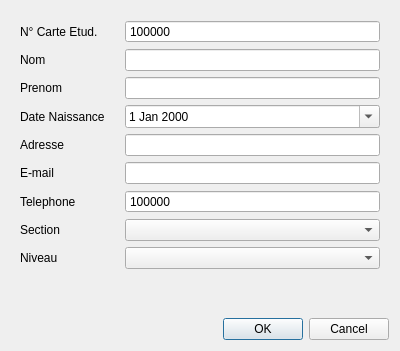
<?xml version="1.0" encoding="UTF-8"?>
<ui version="4.0">
 <class>Form</class>
 <widget class="QWidget" name="Form">
  <property name="geometry">
   <rect>
    <x>0</x>
    <y>0</y>
    <width>400</width>
    <height>351</height>
   </rect>
  </property>
  <property name="windowTitle">
   <string>Form</string>
  </property>
  <layout class="QVBoxLayout" name="verticalLayout">
   <item>
    <widget class="QWidget" name="formWidget" native="true">
     <layout class="QFormLayout" name="formLayout">
      <property name="horizontalSpacing">
       <number>20</number>
      </property>
      <item row="1" column="0">
       <widget class="QLabel" name="label">
        <property name="text">
         <string>Nom</string>
        </property>
       </widget>
      </item>
      <item row="1" column="1">
       <widget class="QLineEdit" name="nom"/>
      </item>
      <item row="2" column="1">
       <widget class="QLineEdit" name="prenom"/>
      </item>
      <item row="2" column="0">
       <widget class="QLabel" name="label_2">
        <property name="text">
         <string>Prenom</string>
        </property>
       </widget>
      </item>
      <item row="3" column="0">
       <widget class="QLabel" name="label_3">
        <property name="text">
         <string>Date Naissance</string>
        </property>
       </widget>
      </item>
      <item row="4" column="0">
       <widget class="QLabel" name="label_4">
        <property name="text">
         <string>Adresse</string>
        </property>
       </widget>
      </item>
      <item row="5" column="0">
       <widget class="QLabel" name="label_5">
        <property name="text">
         <string>E-mail</string>
        </property>
       </widget>
      </item>
      <item row="4" column="1">
       <widget class="QLineEdit" name="adresse">
        <property name="text">
         <string/>
        </property>
       </widget>
      </item>
      <item row="3" column="1">
       <widget class="QDateEdit" name="dateN">
        <property name="buttonSymbols">
         <enum>QAbstractSpinBox::NoButtons</enum>
        </property>
        <property name="calendarPopup">
         <bool>true</bool>
        </property>
       </widget>
      </item>
      <item row="5" column="1">
       <widget class="QLineEdit" name="mail"/>
      </item>
      <item row="8" column="1">
       <widget class="QComboBox" name="section">
        <property name="currentIndex">
         <number>-1</number>
        </property>
        <item>
         <property name="text">
          <string>CPI</string>
         </property>
        </item>
        <item>
         <property name="text">
          <string>INFO</string>
         </property>
        </item>
        <item>
         <property name="text">
          <string>EEA</string>
         </property>
        </item>
        <item>
         <property name="text">
          <string>TIC</string>
         </property>
        </item>
        <item>
         <property name="text">
          <string>Cycle Ingenieur</string>
         </property>
        </item>
       </widget>
      </item>
      <item row="9" column="1">
       <widget class="QComboBox" name="niveau"/>
      </item>
      <item row="7" column="0">
       <widget class="QLabel" name="label_6">
        <property name="text">
         <string>Telephone</string>
        </property>
       </widget>
      </item>
      <item row="8" column="0">
       <widget class="QLabel" name="label_7">
        <property name="text">
         <string>Section</string>
        </property>
       </widget>
      </item>
      <item row="9" column="0">
       <widget class="QLabel" name="label_8">
        <property name="text">
         <string>Niveau</string>
        </property>
       </widget>
      </item>
      <item row="7" column="1">
       <widget class="QSpinBox" name="telephone">
        <property name="buttonSymbols">
         <enum>QAbstractSpinBox::NoButtons</enum>
        </property>
        <property name="minimum">
         <number>10000000</number>
        </property>
        <property name="maximum">
         <number>100000000</number>
        </property>
        <property name="value">
         <number>51907415</number>
        </property>
       </widget>
      </item>
      <item row="0" column="1">
       <widget class="QSpinBox" name="nce">
        <property name="buttonSymbols">
         <enum>QAbstractSpinBox::NoButtons</enum>
        </property>
        <property name="minimum">
         <number>10000000</number>
        </property>
        <property name="maximum">
         <number>99999999</number>
        </property>
       </widget>
      </item>
      <item row="0" column="0">
       <widget class="QLabel" name="label_9">
        <property name="text">
         <string>N° Carte Etud.</string>
        </property>
       </widget>
      </item>
     </layout>
    </widget>
   </item>
   <item>
    <layout class="QHBoxLayout" name="horizontalLayout_2">
     <item>
      <widget class="QDialogButtonBox" name="buttonBox">
       <property name="standardButtons">
        <set>QDialogButtonBox::Cancel|QDialogButtonBox::Ok</set>
       </property>
      </widget>
     </item>
    </layout>
   </item>
  </layout>
 </widget>
 <tabstops>
  <tabstop>nce</tabstop>
  <tabstop>nom</tabstop>
  <tabstop>prenom</tabstop>
  <tabstop>dateN</tabstop>
  <tabstop>adresse</tabstop>
  <tabstop>mail</tabstop>
  <tabstop>telephone</tabstop>
  <tabstop>section</tabstop>
  <tabstop>niveau</tabstop>
 </tabstops>
 <resources/>
 <connections/>
</ui>
